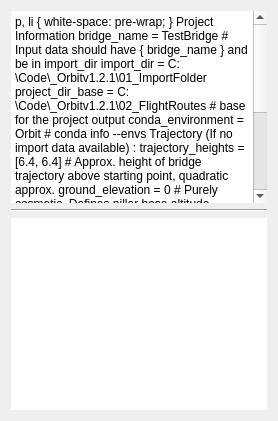
      <widget class="QWidget" name="tab_0">
       <attribute name="title">
        <string>1) Project Information</string>
       </attribute>
       <layout class="QVBoxLayout" name="tab0ContentLayout">
        <item>
         <widget class="QTextEdit" name="tab0_textEdit1_Photo">
          <property name="styleSheet">
           <string notr="true">QTextEdit {
  border: none;
}</string>
          </property>
          <property name="html">
           <string>&lt;!DOCTYPE HTML PUBLIC &quot;-//W3C//DTD HTML 4.0//EN&quot; &quot;http://www.w3.org/TR/REC-html40/strict.dtd&quot;&gt;
&lt;html&gt;&lt;head&gt;&lt;meta name=&quot;qrichtext&quot; content=&quot;1&quot; /&gt;&lt;style type=&quot;text/css&quot;&gt;
p, li { white-space: pre-wrap; }
&lt;/style&gt;&lt;/head&gt;&lt;body style=&quot; font-family:'MS Shell Dlg 2'; font-size:8.25pt; font-weight:400; font-style:normal;&quot;&gt;
&lt;p align=&quot;center&quot; style=&quot; margin-top:12px; margin-bottom:12px; margin-left:0px; margin-right:0px; -qt-block-indent:0; text-indent:0px;&quot;&gt;&lt;span style=&quot; font-size:11pt; font-weight:600; text-decoration: underline; color:#e7e7e7;&quot;&gt;Project Information&lt;/span&gt;&lt;/p&gt;
&lt;p style=&quot; margin-top:12px; margin-bottom:12px; margin-left:0px; margin-right:0px; -qt-block-indent:0; text-indent:0px;&quot;&gt;&lt;span style=&quot; font-size:11pt; color:#e7e7e7;&quot;&gt;bridge_name = &lt;/span&gt;&lt;span style=&quot; font-size:11pt; color:#00aaff;&quot;&gt;TestBridge &lt;/span&gt;&lt;span style=&quot; font-family:'Consolas,Courier New,monospace'; font-size:11pt; color:#6a9955;&quot;&gt;# Input data should have {&lt;/span&gt;&lt;span style=&quot; font-size:11pt; color:#e7e7e7;&quot;&gt;bridge_name&lt;/span&gt;&lt;span style=&quot; font-size:11pt; color:#6a9955;&quot;&gt;}&lt;/span&gt;&lt;span style=&quot; font-size:11pt; color:#e7e7e7;&quot;&gt; &lt;/span&gt;&lt;span style=&quot; font-size:11pt; color:#6a9955;&quot;&gt;and be in&lt;/span&gt;&lt;span style=&quot; font-size:11pt; color:#e7e7e7;&quot;&gt; import_dir&lt;/span&gt;&lt;/p&gt;
&lt;p style=&quot; margin-top:12px; margin-bottom:12px; margin-left:0px; margin-right:0px; -qt-block-indent:0; text-indent:0px;&quot;&gt;&lt;span style=&quot; font-size:11pt; color:#e7e7e7;&quot;&gt;import_dir = &lt;/span&gt;&lt;span style=&quot; font-size:11pt; color:#00aaff;&quot;&gt;C:\Code\_Orbitv1.2.1\01_ImportFolder&lt;/span&gt;&lt;/p&gt;
&lt;p style=&quot; margin-top:12px; margin-bottom:12px; margin-left:0px; margin-right:0px; -qt-block-indent:0; text-indent:0px;&quot;&gt;&lt;span style=&quot; font-size:11pt; color:#e7e7e7;&quot;&gt;project_dir_base = &lt;/span&gt;&lt;span style=&quot; font-size:11pt; color:#00aaff;&quot;&gt;C:\Code\_Orbitv1.2.1\02_FlightRoutes &lt;/span&gt;&lt;span style=&quot; font-family:'Consolas,Courier New,monospace'; font-size:11pt; color:#6a9955;&quot;&gt;# base for the project output&lt;/span&gt;&lt;/p&gt;
&lt;p style=&quot; margin-top:12px; margin-bottom:12px; margin-left:0px; margin-right:0px; -qt-block-indent:0; text-indent:0px;&quot;&gt;&lt;span style=&quot; font-size:11pt; color:#e7e7e7;&quot;&gt;conda_environment = Orbit&lt;/span&gt;&lt;span style=&quot; font-size:11pt; color:#00aaff;&quot;&gt; &lt;/span&gt;&lt;span style=&quot; font-family:'Consolas,Courier New,monospace'; font-size:11pt; color:#6a9955;&quot;&gt;# conda info --envs&lt;/span&gt;&lt;/p&gt;
&lt;p style=&quot;-qt-paragraph-type:empty; margin-top:12px; margin-bottom:12px; margin-left:0px; margin-right:0px; -qt-block-indent:0; text-indent:0px;&quot;&gt;&lt;br /&gt;&lt;/p&gt;
&lt;p style=&quot; margin-top:12px; margin-bottom:12px; margin-left:0px; margin-right:0px; -qt-block-indent:0; text-indent:0px;&quot;&gt;&lt;span style=&quot; font-size:11pt; font-weight:600; text-decoration: underline; color:#e7e7e7;&quot;&gt;Trajectory &lt;/span&gt;&lt;span style=&quot; font-size:11pt; text-decoration: underline; color:#e7e7e7;&quot;&gt;(If no import data available)&lt;/span&gt;&lt;span style=&quot; font-size:11pt; font-weight:600; text-decoration: underline; color:#e7e7e7;&quot;&gt;: &lt;/span&gt;&lt;/p&gt;
&lt;p style=&quot; margin-top:12px; margin-bottom:12px; margin-left:0px; margin-right:0px; -qt-block-indent:0; text-indent:0px;&quot;&gt;&lt;span style=&quot; font-size:11pt; color:#e7e7e7;&quot;&gt;trajectory_heights = &lt;/span&gt;&lt;span style=&quot; font-size:11pt; color:#00aaff;&quot;&gt;[6.4, 6.4] &lt;/span&gt;&lt;span style=&quot; font-size:11pt; color:#6a9955;&quot;&gt;# Approx. height of bridge trajectory above starting point, quadratic approx. &lt;/span&gt;&lt;/p&gt;
&lt;p style=&quot; margin-top:12px; margin-bottom:12px; margin-left:0px; margin-right:0px; -qt-block-indent:0; text-indent:0px;&quot;&gt;&lt;span style=&quot; font-family:'Aptos,sans-serif'; font-size:11pt; color:#e7e7e7;&quot;&gt;ground_elevation&lt;/span&gt;&lt;span style=&quot; font-size:11pt; color:#e7e7e7;&quot;&gt; = &lt;/span&gt;&lt;span style=&quot; font-size:11pt; color:#00aaff;&quot;&gt;0 &lt;/span&gt;&lt;span style=&quot; font-size:11pt; color:#6a9955;&quot;&gt;# Purely cosmetic. Defines pillar base altitude. &lt;/span&gt;&lt;/p&gt;
&lt;p style=&quot;-qt-paragraph-type:empty; margin-top:12px; margin-bottom:12px; margin-left:0px; margin-right:0px; -qt-block-indent:0; text-indent:0px;&quot;&gt;&lt;br /&gt;&lt;/p&gt;
&lt;p style=&quot; margin-top:12px; margin-bottom:12px; margin-left:0px; margin-right:0px; -qt-block-indent:0; text-indent:0px;&quot;&gt;&lt;span style=&quot; font-size:11pt; font-weight:600; text-decoration: underline; color:#e7e7e7;&quot;&gt;Coordinate system:&lt;/span&gt;&lt;/p&gt;
&lt;p style=&quot; margin-top:12px; margin-bottom:12px; margin-left:0px; margin-right:0px; -qt-block-indent:0; text-indent:0px;&quot;&gt;&lt;span style=&quot; font-size:11pt; color:#e7e7e7;&quot;&gt;coordinate_system = &lt;/span&gt;&lt;span style=&quot; font-size:11pt; color:#00aaff;&quot;&gt;WGS84 &lt;/span&gt;&lt;span style=&quot; font-size:11pt; color:#6a9955;&quot;&gt;# &lt;/span&gt;&lt;span style=&quot; font-family:'Consolas,Courier New,monospace'; font-size:11pt; color:#6a9955;&quot;&gt;Lambert2008, Lambert72, or any EPSG code &lt;/span&gt;&lt;/p&gt;
&lt;p style=&quot; margin-top:12px; margin-bottom:12px; margin-left:0px; margin-right:0px; -qt-block-indent:0; text-indent:0px;&quot;&gt;&lt;span style=&quot; font-family:'Consolas,Courier New,monospace'; font-size:11pt; color:#e7e7e7;&quot;&gt;heightStartingPoint_Ellipsoid&lt;/span&gt;&lt;span style=&quot; font-family:'Consolas,Courier New,monospace'; font-size:11pt; color:#9cdcfe;&quot;&gt; &lt;/span&gt;&lt;span style=&quot; font-family:'Consolas,Courier New,monospace'; font-size:11pt; color:#e7e7e7;&quot;&gt;=&lt;/span&gt;&lt;span style=&quot; font-family:'Consolas,Courier New,monospace'; font-size:11pt; color:#9cdcfe;&quot;&gt; &lt;/span&gt;&lt;span style=&quot; font-family:'Consolas,Courier New,monospace'; font-size:11pt; color:#00aaff;&quot;&gt;0&lt;/span&gt;&lt;span style=&quot; font-family:'Consolas,Courier New,monospace'; font-size:11pt; color:#ce9178;&quot;&gt; &lt;/span&gt;&lt;/p&gt;
&lt;p style=&quot; margin-top:0px; margin-bottom:0px; margin-left:0px; margin-right:0px; -qt-block-indent:0; text-indent:0px;&quot;&gt;&lt;span style=&quot; font-family:'Consolas,Courier New,monospace'; font-size:11pt; color:#e7e7e7;&quot;&gt;heightStartingPoint_Reference&lt;/span&gt;&lt;span style=&quot; font-family:'Consolas,Courier New,monospace'; font-size:11pt; color:#9cdcfe;&quot;&gt; &lt;/span&gt;&lt;span style=&quot; font-family:'Consolas,Courier New,monospace'; font-size:11pt; color:#e7e7e7;&quot;&gt;=&lt;/span&gt;&lt;span style=&quot; font-family:'Consolas,Courier New,monospace'; font-size:11pt; color:#9cdcfe;&quot;&gt; &lt;/span&gt;&lt;span style=&quot; font-family:'Consolas,Courier New,monospace'; font-size:11pt; color:#00aaff;&quot;&gt;0&lt;/span&gt;&lt;span style=&quot; font-family:'Consolas,Courier New,monospace'; font-size:11pt; color:#ce9178;&quot;&gt; &lt;/span&gt;&lt;/p&gt;
&lt;p style=&quot; margin-top:0px; margin-bottom:0px; margin-left:0px; margin-right:0px; -qt-block-indent:0; text-indent:0px;&quot;&gt;&lt;span style=&quot; font-family:'Consolas,Courier New,monospace'; font-size:6pt; color:#ce9178;&quot;&gt; &lt;/span&gt;&lt;/p&gt;
&lt;p style=&quot;-qt-paragraph-type:empty; margin-top:0px; margin-bottom:0px; margin-left:0px; margin-right:0px; -qt-block-indent:0; text-indent:0px; font-size:11pt; font-weight:600; text-decoration: underline; color:#e7e7e7;&quot;&gt;&lt;br /&gt;&lt;/p&gt;
&lt;p style=&quot; margin-top:0px; margin-bottom:0px; margin-left:0px; margin-right:0px; -qt-block-indent:0; text-indent:0px;&quot;&gt;&lt;span style=&quot; font-size:11pt; font-weight:600; text-decoration: underline; color:#e7e7e7;&quot;&gt;Cross-section:&lt;/span&gt;&lt;/p&gt;
&lt;p style=&quot; margin-top:12px; margin-bottom:12px; margin-left:0px; margin-right:0px; -qt-block-indent:0; text-indent:0px;&quot;&gt;&lt;span style=&quot; font-size:11pt; color:#e7e7e7;&quot;&gt;input_scale_meters = &lt;/span&gt;&lt;span style=&quot; font-size:11pt; color:#00aaff;&quot;&gt;17.279 &lt;/span&gt;&lt;span style=&quot; font-size:11pt; color:#6a9955;&quot;&gt;# Mark one distance in green. bridge_width is the largest distance across.&lt;/span&gt;&lt;/p&gt;
&lt;p style=&quot; margin-top:12px; margin-bottom:12px; margin-left:0px; margin-right:0px; -qt-block-indent:0; text-indent:0px;&quot;&gt;&lt;span style=&quot; font-size:11pt; color:#e7e7e7;&quot;&gt;epsilonInput =&lt;/span&gt;&lt;span style=&quot; font-size:11pt; color:#00aaff;&quot;&gt; 0.003 &lt;/span&gt;&lt;span style=&quot; font-size:11pt; color:#6a9955;&quot;&gt;# Smaller value is tighter fit&lt;/span&gt;&lt;/p&gt;
&lt;p style=&quot; margin-top:12px; margin-bottom:12px; margin-left:0px; margin-right:0px; -qt-block-indent:0; text-indent:0px;&quot;&gt;&lt;span style=&quot; font-size:6pt; color:#6a9955;&quot;&gt; &lt;/span&gt;&lt;span style=&quot; font-size:11pt; font-weight:600; text-decoration: underline; color:#e7e7e7;&quot;&gt;Imported data:&lt;/span&gt;&lt;/p&gt;
&lt;p style=&quot; margin-top:12px; margin-bottom:12px; margin-left:0px; margin-right:0px; -qt-block-indent:0; text-indent:0px;&quot;&gt;&lt;span style=&quot; font-family:'Segoe UI'; font-size:11pt; color:#e7e7e7;&quot;&gt;trajectory_points_count = 0&lt;/span&gt;&lt;/p&gt;
&lt;p style=&quot; margin-top:12px; margin-bottom:12px; margin-left:0px; margin-right:0px; -qt-block-indent:0; text-indent:0px;&quot;&gt;&lt;span style=&quot; font-family:'Segoe UI'; font-size:11pt; color:#e7e7e7;&quot;&gt;pillars_count = 0&lt;/span&gt;&lt;/p&gt;
&lt;p style=&quot; margin-top:12px; margin-bottom:12px; margin-left:0px; margin-right:0px; -qt-block-indent:0; text-indent:0px;&quot;&gt;&lt;span style=&quot; font-family:'Segoe UI'; font-size:11pt; color:#e7e7e7;&quot;&gt;trajectory_length = 0&lt;/span&gt;&lt;/p&gt;
&lt;p style=&quot; margin-top:12px; margin-bottom:12px; margin-left:0px; margin-right:0px; -qt-block-indent:0; text-indent:0px;&quot;&gt;&lt;span style=&quot; font-family:'Segoe UI'; font-size:11pt; color:#e7e7e7;&quot;&gt;average_pillar_height = 0&lt;/span&gt;&lt;/p&gt;&lt;/body&gt;&lt;/html&gt;</string>
          </property>
         </widget>
        </item>
        <item>
         <widget class="Line" name="line">
          <property name="orientation">
           <enum>Qt::Horizontal</enum>
          </property>
         </widget>
        </item>
        <item>
         <widget class="QGraphicsView" name="graphicsView_crosssection_2">
          <property name="styleSheet">
           <string notr="true">QGraphicsView {
  border: none;
}</string>
          </property>
         </widget>
        </item>
       </layout>
      </widget>
